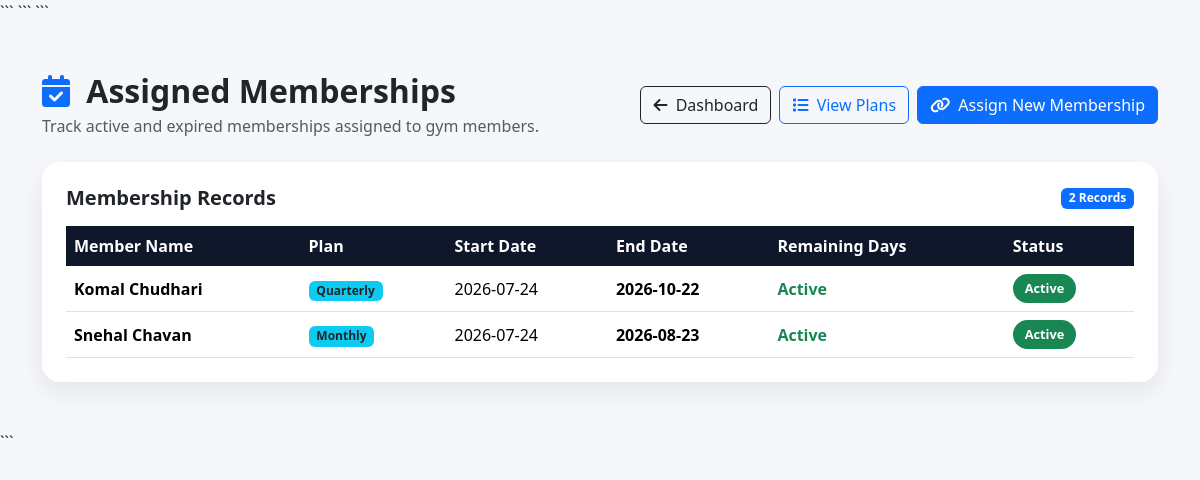
/view_member_memberships (signed in), run on the app's committed database.
### tables this page shows
CREATE TABLE member_membership(
            membership_id INTEGER PRIMARY KEY AUTOINCREMENT,
            member_id INTEGER NOT NULL,
            plan_id INTEGER NOT NULL,
            start_date DATE DEFAULT CURRENT_DATE,
            end_date DATE,
            status TEXT DEFAULT 'Active',
            FOREIGN KEY(member_id) REFERENCES members(member_id),
            FOREIGN KEY(plan_id) REFERENCES membership_plan(plan_id)

        );

CREATE TABLE members(
            member_id INTEGER PRIMARY KEY AUTOINCREMENT,
            full_name TEXT NOT NULL,
            gender TEXT NOT NULL,
            dob TEXT,
            mobile TEXT UNIQUE NOT NULL,
            email TEXT,
            height REAL,
            weight REAL,
            address TEXT,
            joining_date TEXT DEFAULT (DATE('now')),
            status TEXT DEFAULT 'Active'
        , password TEXT, qr_code TEXT);

CREATE TABLE membership_plan(
            plan_id INTEGER PRIMARY KEY AUTOINCREMENT,
            plan_name TEXT NOT NULL,
            duration INTEGER NOT NULL,
            price REAL NOT NULL
        );

### app.py (the view)
@app.route('/view_member_memberships')
@admin_required
def view_member_memberships():
    conn = get_connection()
    conn.row_factory = sql.Row
    cur = conn.cursor()
    cur.execute("""
        SELECT mm.membership_id,
               m.full_name,
               mp.plan_name,
               mm.start_date,
               mm.end_date,
               mm.status
        FROM member_membership mm
        JOIN members m ON mm.member_id = m.member_id
        JOIN membership_plan mp ON mm.plan_id = mp.plan_id
        ORDER BY mm.membership_id DESC
    """)
    memberships = cur.fetchall()
    conn.close()
    return render_template(
        'view_member_memberships.html',
        memberships=memberships
    )

### app.py (called while the page is built)
def admin_required(f):
    @wraps(f)
    def decorated_function(*args, **kwargs):
        if 'admin' not in session:
            flash("Please login as Admin.","warning")
            return redirect(url_for('home'))
        return f(*args, **kwargs)
    return decorated_function

### database.py (called while the page is built)
def get_connection():
    conn = sql.connect(DATABASE_PATH)
    conn.row_factory = sql.Row
    conn.execute('PRAGMA foreign_keys = ON')
    return conn

### templates/view_member_memberships.html (shortened to what this page needs)
<!DOCTYPE html>
<html lang="en">
<head>
    <link href="https://cdn.jsdelivr.net/npm/bootstrap@5.3.3/dist/css/bootstrap.min.css" rel="stylesheet">
    <link rel="stylesheet" href="https://cdnjs.cloudflare.com/ajax/libs/font-awesome/6.5.2/css/all.min.css">
    ```
</head>
<body>
    ```
    <div class="container py-5">
        <div class="d-flex flex-wrap justify-content-between align-items-center gap-3 mb-4">
            <div>
                <h2 class="fw-bold mb-1">
                    <i class="fa-solid fa-calendar-check me-2 text-primary"></i>
                    Assigned Memberships
                </h2>
                <p class="text-muted mb-0">Track active and expired memberships assigned to gym members.</p>
            </div>
            <div class="d-flex gap-2 flex-wrap">
                <a href="/dashboard" class="btn btn-outline-dark">
                    <i class="fa-solid fa-arrow-left me-1"></i>
                    Dashboard
                </a>
                <a href="/view_plans" class="btn btn-outline-primary">
                    <i class="fa-solid fa-list me-1"></i>
                    View Plans
                </a>
                <a href="/assign_membership" class="btn btn-primary">
                    <i class="fa-solid fa-link me-1"></i>
                    Assign New Membership
                </a>
            </div>
        </div>
        <div class="card page-card">
            <div class="card-body p-4">
                <div class="d-flex justify-content-between align-items-center mb-3">
                    <h5 class="mb-0 fw-bold">Membership Records</h5>
                    <span class="badge bg-primary">{{ memberships|length }} Records</span>
                </div>
                {% if memberships %}
                <div class="table-responsive">
                    <table class="table table-hover align-middle mb-0">
                        <thead>
                            <tr>
                                <th>Member Name</th>
                                <th>Plan</th>
                                <th>Start Date</th>
                                <th>End Date</th>
                                <th>Remaining Days</th>
                                <th>Status</th>
                            </tr>
                        </thead>
                        <tbody>
                            {% for m in memberships %}
                            <tr class="{% if m.status == 'Expired' %}expired-row{% endif %}">
                                <td>
                                    <div class="fw-semibold">{{ m.full_name }}</div>
                                </td>
                                <td>
                                    <span class="badge bg-info text-dark">{{ m.plan_name }}</span>
                                </td>
                                <td>{{ m.start_date }}</td>
                                <td>
                                    <span class="fw-semibold">{{ m.end_date }}</span>
                                </td>
                                <td>
                                    {% if m.status == 'Expired' %}
                                    <span class="text-danger fw-semibold">Expired</span>
                                    {% else %}
                                    <span class="text-success fw-semibold">Active</span>
                                    {% endif %}
                                </td>
                                <td>
                                    {% if m.status == 'Expired' %}
                                    <span class="badge bg-danger badge-status">Expired</span>
                                    {% else %}
                                    <span class="badge bg-success badge-status">Active</span>
                                    {% endif %}
                                </td>
                            </tr>
                            {% endfor %}
                        </tbody>
                    </table>
                </div>
                {% endif %}
            </div>
        </div>
    </div>
    ```
</body>
</html>

### templates/view_member_memberships.html (style rules this page uses)
body { background: #f5f7fb; font-family: 'Segoe UI', sans-serif; }
.page-card { border: 0; border-radius: 18px; box-shadow: 0 10px 25px rgba(15, 23, 42, 0.08); }
.table thead th { background: #0f172a; color: #fff; border: 0; white-space: nowrap; }
.badge-status { font-size: 0.8rem; padding: 8px 12px; border-radius: 999px; }

### data on the page
member_membership: full_name "Komal Chudhari", plan_name "Quarterly", start_date "2026-07-24", end_date "2026-10-22", status "Active"
member_membership: full_name "Snehal Chavan", plan_name "Monthly", start_date "2026-07-24", end_date "2026-08-23", status "Active"

### other printed values
{{ memberships|length }} "2"
